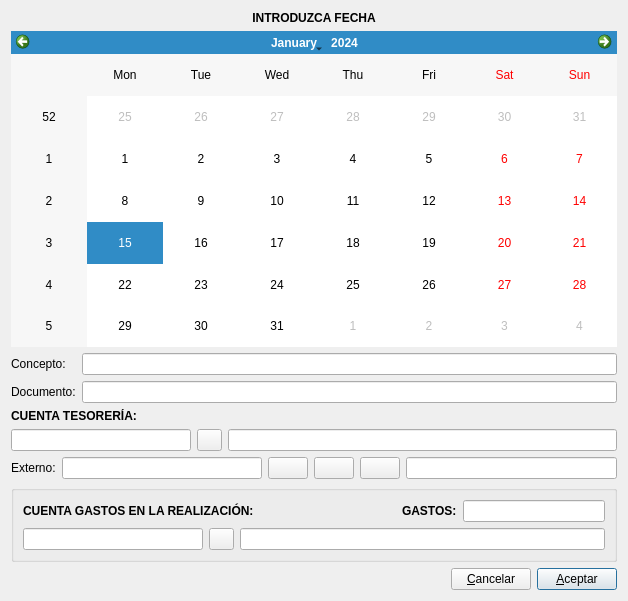
<?xml version="1.0" encoding="UTF-8"?>
<ui version="4.0">
 <class>pide_info_unif</class>
 <widget class="QDialog" name="pide_info_unif">
  <property name="geometry">
   <rect>
    <x>0</x>
    <y>0</y>
    <width>628</width>
    <height>601</height>
   </rect>
  </property>
  <property name="windowTitle">
   <string>Petición de fecha</string>
  </property>
  <layout class="QVBoxLayout" name="verticalLayout">
   <item>
    <widget class="QLabel" name="label">
     <property name="font">
      <font>
       <pointsize>9</pointsize>
       <weight>75</weight>
       <bold>true</bold>
      </font>
     </property>
     <property name="text">
      <string>INTRODUZCA FECHA</string>
     </property>
     <property name="alignment">
      <set>Qt::AlignCenter</set>
     </property>
    </widget>
   </item>
   <item>
    <widget class="QCalendarWidget" name="calendarWidget">
     <property name="firstDayOfWeek">
      <enum>Qt::Monday</enum>
     </property>
    </widget>
   </item>
   <item>
    <layout class="QFormLayout" name="formLayout">
     <item row="0" column="0">
      <widget class="QLabel" name="label_2">
       <property name="text">
        <string>Concepto:</string>
       </property>
      </widget>
     </item>
     <item row="0" column="1">
      <widget class="QLineEdit" name="conceptolineEdit"/>
     </item>
     <item row="1" column="0">
      <widget class="QLabel" name="label_3">
       <property name="text">
        <string>Documento:</string>
       </property>
      </widget>
     </item>
     <item row="1" column="1">
      <widget class="QLineEdit" name="documentolineEdit"/>
     </item>
    </layout>
   </item>
   <item>
    <layout class="QVBoxLayout" name="verticalLayout_5">
     <item>
      <widget class="QLabel" name="textLabel7">
       <property name="maximumSize">
        <size>
         <width>32767</width>
         <height>20</height>
        </size>
       </property>
       <property name="text">
        <string>&lt;b&gt;CUENTA TESORERÍA:&lt;/b&gt;</string>
       </property>
       <property name="wordWrap">
        <bool>false</bool>
       </property>
      </widget>
     </item>
     <item>
      <layout class="QHBoxLayout" name="horizontalLayout_3">
       <item>
        <widget class="QLineEdit" name="ctatesorerialineEdit">
         <property name="maximumSize">
          <size>
           <width>180</width>
           <height>32767</height>
          </size>
         </property>
         <property name="maxLength">
          <number>40</number>
         </property>
        </widget>
       </item>
       <item>
        <widget class="QPushButton" name="buscapushButton">
         <property name="maximumSize">
          <size>
           <width>25</width>
           <height>25</height>
          </size>
         </property>
         <property name="text">
          <string/>
         </property>
         <property name="icon">
          <iconset resource="keme.qrc">
           <normaloff>:/iconos/graf/viewer.xpm</normaloff>:/iconos/graf/viewer.xpm</iconset>
         </property>
         <property name="autoDefault">
          <bool>false</bool>
         </property>
        </widget>
       </item>
       <item>
        <widget class="QLineEdit" name="descriptesorlineEdit">
         <property name="maxLength">
          <number>80</number>
         </property>
         <property name="readOnly">
          <bool>true</bool>
         </property>
        </widget>
       </item>
      </layout>
     </item>
    </layout>
   </item>
   <item>
    <layout class="QHBoxLayout" name="horizontalLayout">
     <item>
      <widget class="QLabel" name="externo_label">
       <property name="text">
        <string>Externo:</string>
       </property>
      </widget>
     </item>
     <item>
      <widget class="QLineEdit" name="externo_lineEdit">
       <property name="maximumSize">
        <size>
         <width>200</width>
         <height>16777215</height>
        </size>
       </property>
      </widget>
     </item>
     <item>
      <widget class="QPushButton" name="busca_externo_pushButton">
       <property name="toolTip">
        <string>Buscar externo</string>
       </property>
       <property name="text">
        <string/>
       </property>
       <property name="icon">
        <iconset resource="keme.qrc">
         <normaloff>:/iconos/graf/xmag.png</normaloff>:/iconos/graf/xmag.png</iconset>
       </property>
      </widget>
     </item>
     <item>
      <widget class="QPushButton" name="datos_externo_pushButton">
       <property name="toolTip">
        <string>Gestión de externos</string>
       </property>
       <property name="text">
        <string/>
       </property>
       <property name="icon">
        <iconset resource="keme.qrc">
         <normaloff>:/iconos/graf/externo.png</normaloff>:/iconos/graf/externo.png</iconset>
       </property>
      </widget>
     </item>
     <item>
      <widget class="QPushButton" name="quita_externo_pushButton">
       <property name="toolTip">
        <string>Borrar contenido campo</string>
       </property>
       <property name="text">
        <string/>
       </property>
       <property name="icon">
        <iconset resource="keme.qrc">
         <normaloff>:/iconos/graf/borraelem.png</normaloff>:/iconos/graf/borraelem.png</iconset>
       </property>
      </widget>
     </item>
     <item>
      <widget class="QLineEdit" name="descrip_externo_lineEdit">
       <property name="readOnly">
        <bool>true</bool>
       </property>
      </widget>
     </item>
    </layout>
   </item>
   <item>
    <widget class="QGroupBox" name="groupBox_2">
     <property name="title">
      <string/>
     </property>
     <layout class="QVBoxLayout" name="verticalLayout_6">
      <item>
       <layout class="QHBoxLayout" name="horizontalLayout_5">
        <item>
         <widget class="QLabel" name="label_4">
          <property name="font">
           <font>
            <weight>75</weight>
            <bold>true</bold>
           </font>
          </property>
          <property name="text">
           <string>CUENTA GASTOS EN LA REALIZACIÓN:</string>
          </property>
         </widget>
        </item>
        <item>
         <spacer name="horizontalSpacer">
          <property name="orientation">
           <enum>Qt::Horizontal</enum>
          </property>
          <property name="sizeHint" stdset="0">
           <size>
            <width>40</width>
            <height>20</height>
           </size>
          </property>
         </spacer>
        </item>
        <item>
         <widget class="QLabel" name="label_5">
          <property name="font">
           <font>
            <weight>75</weight>
            <bold>true</bold>
           </font>
          </property>
          <property name="text">
           <string>GASTOS:</string>
          </property>
         </widget>
        </item>
        <item>
         <widget class="QLineEdit" name="gastos_lineEdit"/>
        </item>
       </layout>
      </item>
      <item>
       <layout class="QHBoxLayout" name="horizontalLayout_4">
        <item>
         <widget class="QLineEdit" name="cta_gastos_lineEdit">
          <property name="maximumSize">
           <size>
            <width>180</width>
            <height>16777215</height>
           </size>
          </property>
         </widget>
        </item>
        <item>
         <widget class="QPushButton" name="busca2pushButton">
          <property name="maximumSize">
           <size>
            <width>25</width>
            <height>25</height>
           </size>
          </property>
          <property name="text">
           <string/>
          </property>
          <property name="icon">
           <iconset resource="keme.qrc">
            <normaloff>:/iconos/graf/viewer.xpm</normaloff>:/iconos/graf/viewer.xpm</iconset>
          </property>
          <property name="autoDefault">
           <bool>false</bool>
          </property>
         </widget>
        </item>
        <item>
         <widget class="QLineEdit" name="descrip_gastoslineEdit">
          <property name="readOnly">
           <bool>true</bool>
          </property>
         </widget>
        </item>
       </layout>
      </item>
     </layout>
    </widget>
   </item>
   <item>
    <layout class="QHBoxLayout">
     <item>
      <spacer>
       <property name="orientation">
        <enum>Qt::Horizontal</enum>
       </property>
       <property name="sizeHint" stdset="0">
        <size>
         <width>40</width>
         <height>20</height>
        </size>
       </property>
      </spacer>
     </item>
     <item>
      <widget class="QPushButton" name="pushButton">
       <property name="text">
        <string>&amp;Cancelar</string>
       </property>
      </widget>
     </item>
     <item>
      <widget class="QPushButton" name="aceptarpushButton">
       <property name="text">
        <string>&amp;Aceptar</string>
       </property>
       <property name="default">
        <bool>true</bool>
       </property>
      </widget>
     </item>
    </layout>
   </item>
  </layout>
 </widget>
 <tabstops>
  <tabstop>calendarWidget</tabstop>
  <tabstop>conceptolineEdit</tabstop>
  <tabstop>documentolineEdit</tabstop>
  <tabstop>pushButton</tabstop>
  <tabstop>aceptarpushButton</tabstop>
 </tabstops>
 <resources>
  <include location="keme.qrc"/>
 </resources>
 <connections>
  <connection>
   <sender>aceptarpushButton</sender>
   <signal>clicked()</signal>
   <receiver>pide_info_unif</receiver>
   <slot>accept()</slot>
   <hints>
    <hint type="sourcelabel">
     <x>396</x>
     <y>387</y>
    </hint>
    <hint type="destinationlabel">
     <x>189</x>
     <y>280</y>
    </hint>
   </hints>
  </connection>
  <connection>
   <sender>pushButton</sender>
   <signal>clicked()</signal>
   <receiver>pide_info_unif</receiver>
   <slot>reject()</slot>
   <hints>
    <hint type="sourcelabel">
     <x>242</x>
     <y>364</y>
    </hint>
    <hint type="destinationlabel">
     <x>141</x>
     <y>352</y>
    </hint>
   </hints>
  </connection>
 </connections>
</ui>
